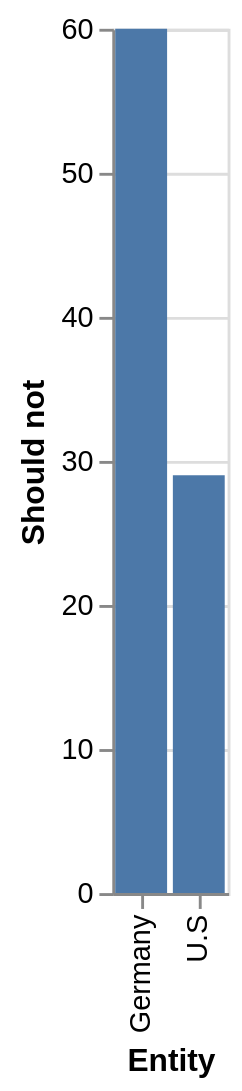

Write the Vega-Lite specification saved for this chart.
### Vega-Lite specification from a JSON file in a GitHub repository (floating-point values rounded to 4 significant figures)
{"$schema": "https://vega.github.io/schema/vega-lite/v5.json", "description": "Bar chart auto-generated from CSV", "data": {"values": [{"Entity": "Germany", "Should not": "60", "Should": "34"}, {"Entity": "U.S", "Should not": "29", "Should": "60"}]}, "mark": "bar", "encoding": {"x": {"field": "Entity", "type": "ordinal"}, "y": {"field": "Should not", "type": "quantitative"}}}
